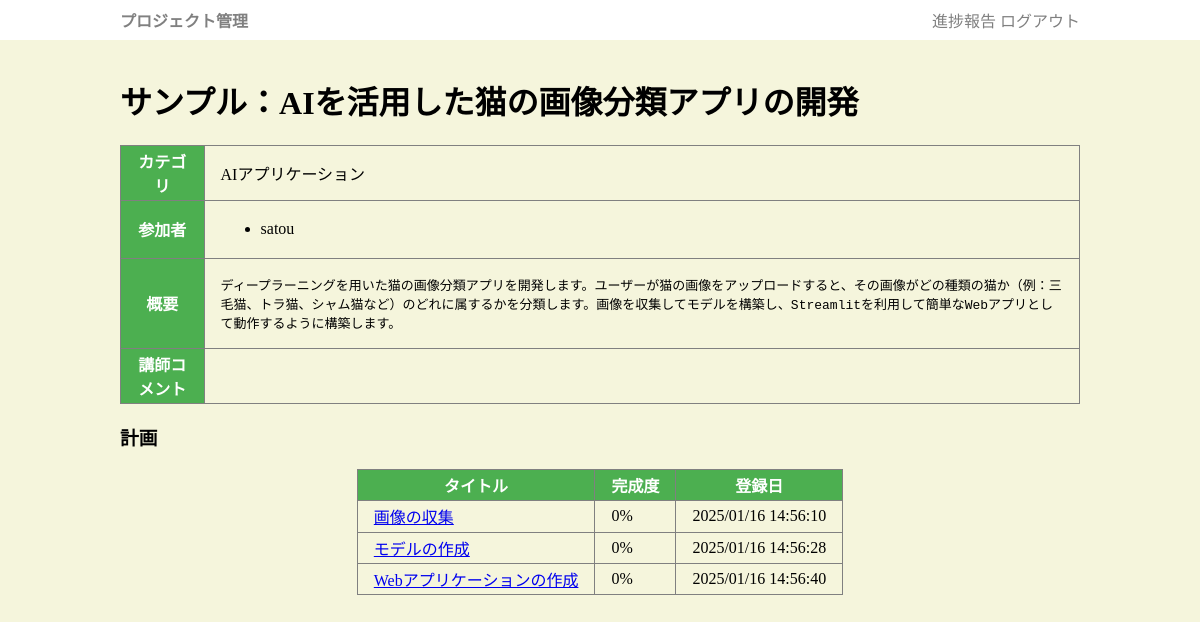
The app's page /project/3 (signed in) with its own data.
### app.py (models this page shows, shortened)
class Project(db.Model):
    pid = db.Column(db.Integer, primary_key=True)
    title = db.Column(db.String(255))
    category = db.Column(db.String(255))
    desc = db.Column(db.String(65545))
    updated_at = db.Column(db.DateTime, default=datetime.now)
    comment = db.Column(db.String(65545))
    member = db.relationship('Member', backref='project', lazy=True)
    plan = db.relationship('Plan', backref='project', lazy=True)

class Member(db.Model):
    mid = db.Column(db.Integer, primary_key=True)
    pid = db.Column(db.Integer, db.ForeignKey("project.pid"))
    uid = db.Column(db.Integer, db.ForeignKey("user.uid"))

class User(db.Model):
    uid = db.Column(db.Integer, primary_key=True)
    uname = db.Column(db.String(255))
    upass = db.Column(db.String(255))
    member = db.relationship('Member', backref='user', lazy=True)
    preport = db.relationship('Preport', backref='user', lazy=True)

class Plan(db.Model):
    planid = db.Column(db.Integer, primary_key=True)
    pid = db.Column(db.Integer, db.ForeignKey("project.pid"))
    ptitle = db.Column(db.String(255))
    pbody = db.Column(db.String(65545))
    prate = db.Column(db.Integer, default=0)
    url = db.Column(db.String(255))
    plan_at = db.Column(db.DateTime, default=datetime.now)
    comment = db.Column(db.String(65545))

### app.py (the view)
@app.get('/project/<pid>')
def project(pid):
    if "uid" not in session:
        return redirect("/login")
    row = Project.query.get_or_404(pid)
    if is_myproject(row.pid):
        return render_template("project_edit.html",project=row,user=User.query.get(session['uid']))
    else:
        return render_template("project.html",project=row,user=User.query.get(session['uid']))

### app.py (called while the page is built)
def is_myproject(pid):
    row = Member.query.filter(Member.pid==pid, Member.uid == session['uid']).first()
    return row is not None or session['uid'] == 1

### templates/project.html (shortened to what this page needs)
{% extends "base.html" %}
{% block main %}
<h1>{{project.title}}</h1>
<table class="desc">
    <tr><th>カテゴリ</th><td>{{project.category}}</td></tr>
    <tr><th>参加者</th><td>
        <ul>
        {% for m in project.member %}
        <li>{{m.user.uname}}</li>
        {% endfor %}
        </ul>
    </td></tr>
    <tr><th>概要</th><td><pre>{{project.desc}}</pre></td></tr>
    <tr><th>講師コメント</th><td><pre>{{project.comment}}</pre></td></tr>
</table>
<h3>計画</h3>
<table id="plist">
    <tr><th>タイトル</th><th>完成度</th><th>登録日</th></tr>
    {% for r in project.plan %}
    <tr>
        <td class="title"><a href="/plan/{{r.planid}}">{{r.ptitle}}</a></div>
        <td class="prate">{{r.prate}}%</div>
        <td class="hi">{{r.plan_at.strftime('%Y/%m/%d %H:%M:%S')}}</div>
    </tr>
    {% endfor %}
</table>
{% endblock %}

### static/style.css (style rules this page uses)
body { padding: 0; margin: 0; background-color: beige; }
table { border-collapse: collapse; margin: 1em auto; }
td,th { border:1px solid gray; padding: 0.2em 1em; }
th { background-color: #4CAF50; color:white; }
pre { white-space:pre-wrap; }

### records on screen
Project: title "サンプル：AIを活用した猫の画像分類アプリの開発", category "AIアプリケーション", desc "ディープラーニングを用いた猫の画像分類アプリを開発します。ユーザーが猫の画像をアップロードすると、その画像がどの種類の猫か（例：三毛猫、トラ猫、シャム猫など）のどれに属するかを分類します。画像を収集してモデルを構築し、Streamlitを利用して簡単なWebアプリとして動作するように構築します。"
Member: user.uname "satou"
Plan: ptitle "画像の収集", prate "0", plan_at "2025/01/16 14:56:10"
Plan: ptitle "モデルの作成", prate "0", plan_at "2025/01/16 14:56:28"
Plan: ptitle "Webアプリケーションの作成", prate "0", plan_at "2025/01/16 14:56:40"
